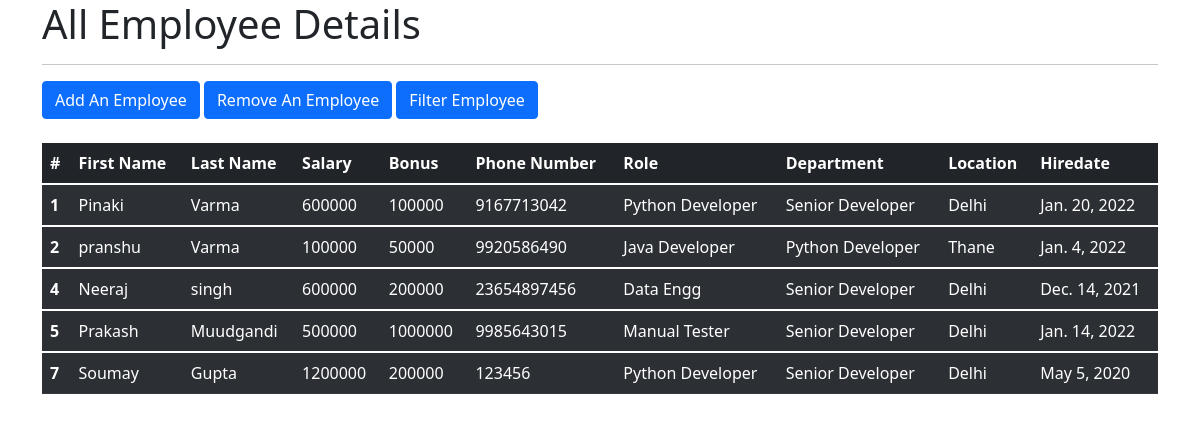
The app's page /all_emp with its own data.
### Emp_app/models.py (models this page shows, shortened)
class Employee(models.Model):
    first_name=models.CharField(max_length=100,null=False)
    last_name=models.CharField(max_length=100)
    dept=models.ForeignKey(Department,on_delete=models.CASCADE)
    salary=models.IntegerField(default=0)
    bonus=models.IntegerField(default=0)
    role=models.ForeignKey(Role,on_delete=models.CASCADE)
    phone=models.IntegerField(default=0)
    hire_date=models.DateField()

class Role(models.Model):
    name=models.CharField(max_length=100,null=False)

class Department(models.Model):
    name=models.CharField(max_length=100,null=False)
    location=models.CharField(max_length=100)

### Emp_app/views.py (the view)
# urls.py: path('all_emp',views.all_emp,name='all_emp'),
def all_emp(request):
    emps=Employee.objects.all()
    context={
        'emps':emps
    }
    return render(request,'all_emp.html',context)

### templates/all_emp.html (shortened to what this page needs)
<!doctype html>
<html lang="en">
  <head>
    <link href="https://cdn.jsdelivr.net/npm/bootstrap@5.1.3/dist/css/bootstrap.min.css" rel="stylesheet">
  </head>
  <body>
    <div class="container">
        <h1>All Employee Details</h1>
        <hr>
        <a class="btn btn-primary" href="/add_emp" role="button">Add An Employee</a>
        <a class="btn btn-primary" href="/remove_emp" role="button">Remove An Employee</a>
        <a class="btn btn-primary" href="/filter_emp" role="button">Filter Employee</a>
        <br><br>
        <table class="table table-dark table-striped">
          <thead>
            <tr>
              <th scope="col">#</th>
              <th scope="col">First Name</th>
              <th scope="col">Last Name</th>
              <th scope="col">Salary</th>
              <th scope="col">Bonus</th>
              <th scope="col">Phone Number</th>
              <th scope="col">Role</th>
              <th scope="col">Department</th>
              <th scope="col">Location</th>
              <th scope="col">Hiredate</th>
            </tr>
          </thead>
          {% for emp in emps %}
          <tbody>
            <tr>
              <th scope="row">{{emp.id}}</th>
              <td>{{emp.first_name}}</td>
              <td>{{emp.last_name}}</td>
              <td>{{emp.salary}}</td>
              <td>{{emp.bonus}}</td>
              <td>{{emp.phone}}</td>
              <td>{{emp.role.name}}</td>
              <td>{{emp.dept.name}}</td>
              <td>{{emp.dept.location}}</td>
              <td>{{emp.hire_date}}</td>
            </tr>
          </tbody>
          {% endfor %}
        </table>
    </div>
  </body>
</html>

### records on screen
Employee: id "1", first_name "Pinaki", last_name "Varma", salary "600000", bonus "100000", phone "9167713042", role.name "Python Developer", dept.name "Senior Developer", dept.location "Delhi", hire_date "Jan. 20, 2022"
Employee: id "2", first_name "pranshu", last_name "Varma", salary "100000", bonus "50000", phone "9920586490", role.name "Java Developer", dept.name "Python Developer", dept.location "Thane", hire_date "Jan. 4, 2022"
Employee: id "4", first_name "Neeraj", last_name "singh", salary "600000", bonus "200000", phone "23654897456", role.name "Data Engg", dept.name "Senior Developer", dept.location "Delhi", hire_date "Dec. 14, 2021"
Employee: id "5", first_name "Prakash", last_name "Muudgandi", salary "500000", bonus "1000000", phone "9985643015", role.name "Manual Tester", dept.name "Senior Developer", dept.location "Delhi", hire_date "Jan. 14, 2022"
Employee: id "7", first_name "Soumay", last_name "Gupta", salary "1200000", bonus "200000", phone "123456", role.name "Python Developer", dept.name "Senior Developer", dept.location "Delhi", hire_date "May 5, 2020"
